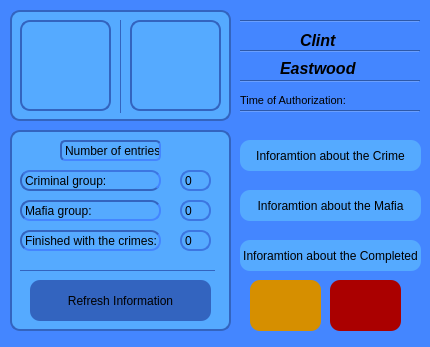
<?xml version="1.0" encoding="UTF-8"?>
<ui version="4.0">
 <class>Dialog</class>
 <widget class="QDialog" name="Dialog">
  <property name="geometry">
   <rect>
    <x>0</x>
    <y>0</y>
    <width>430</width>
    <height>347</height>
   </rect>
  </property>
  <property name="minimumSize">
   <size>
    <width>430</width>
    <height>347</height>
   </size>
  </property>
  <property name="maximumSize">
   <size>
    <width>430</width>
    <height>347</height>
   </size>
  </property>
  <property name="palette">
   <palette>
    <active>
     <colorrole role="WindowText">
      <brush brushstyle="SolidPattern">
       <color alpha="255">
        <red>255</red>
        <green>255</green>
        <blue>255</blue>
       </color>
      </brush>
     </colorrole>
     <colorrole role="Button">
      <brush brushstyle="SolidPattern">
       <color alpha="255">
        <red>68</red>
        <green>134</green>
        <blue>255</blue>
       </color>
      </brush>
     </colorrole>
     <colorrole role="Light">
      <brush brushstyle="SolidPattern">
       <color alpha="255">
        <red>128</red>
        <green>0</green>
        <blue>191</blue>
       </color>
      </brush>
     </colorrole>
     <colorrole role="Midlight">
      <brush brushstyle="SolidPattern">
       <color alpha="255">
        <red>106</red>
        <green>0</green>
        <blue>159</blue>
       </color>
      </brush>
     </colorrole>
     <colorrole role="Dark">
      <brush brushstyle="SolidPattern">
       <color alpha="255">
        <red>42</red>
        <green>0</green>
        <blue>63</blue>
       </color>
      </brush>
     </colorrole>
     <colorrole role="Mid">
      <brush brushstyle="SolidPattern">
       <color alpha="255">
        <red>56</red>
        <green>0</green>
        <blue>84</blue>
       </color>
      </brush>
     </colorrole>
     <colorrole role="Text">
      <brush brushstyle="SolidPattern">
       <color alpha="255">
        <red>255</red>
        <green>255</green>
        <blue>255</blue>
       </color>
      </brush>
     </colorrole>
     <colorrole role="BrightText">
      <brush brushstyle="SolidPattern">
       <color alpha="255">
        <red>255</red>
        <green>255</green>
        <blue>255</blue>
       </color>
      </brush>
     </colorrole>
     <colorrole role="ButtonText">
      <brush brushstyle="SolidPattern">
       <color alpha="255">
        <red>0</red>
        <green>0</green>
        <blue>0</blue>
       </color>
      </brush>
     </colorrole>
     <colorrole role="Base">
      <brush brushstyle="SolidPattern">
       <color alpha="255">
        <red>68</red>
        <green>134</green>
        <blue>255</blue>
       </color>
      </brush>
     </colorrole>
     <colorrole role="Window">
      <brush brushstyle="SolidPattern">
       <color alpha="255">
        <red>68</red>
        <green>134</green>
        <blue>255</blue>
       </color>
      </brush>
     </colorrole>
     <colorrole role="Shadow">
      <brush brushstyle="SolidPattern">
       <color alpha="255">
        <red>0</red>
        <green>0</green>
        <blue>0</blue>
       </color>
      </brush>
     </colorrole>
     <colorrole role="HighlightedText">
      <brush brushstyle="SolidPattern">
       <color alpha="255">
        <red>0</red>
        <green>0</green>
        <blue>0</blue>
       </color>
      </brush>
     </colorrole>
     <colorrole role="AlternateBase">
      <brush brushstyle="SolidPattern">
       <color alpha="255">
        <red>42</red>
        <green>0</green>
        <blue>63</blue>
       </color>
      </brush>
     </colorrole>
     <colorrole role="ToolTipBase">
      <brush brushstyle="SolidPattern">
       <color alpha="255">
        <red>255</red>
        <green>255</green>
        <blue>220</blue>
       </color>
      </brush>
     </colorrole>
     <colorrole role="ToolTipText">
      <brush brushstyle="SolidPattern">
       <color alpha="255">
        <red>0</red>
        <green>0</green>
        <blue>0</blue>
       </color>
      </brush>
     </colorrole>
    </active>
    <inactive>
     <colorrole role="WindowText">
      <brush brushstyle="SolidPattern">
       <color alpha="255">
        <red>255</red>
        <green>255</green>
        <blue>255</blue>
       </color>
      </brush>
     </colorrole>
     <colorrole role="Button">
      <brush brushstyle="SolidPattern">
       <color alpha="255">
        <red>68</red>
        <green>134</green>
        <blue>255</blue>
       </color>
      </brush>
     </colorrole>
     <colorrole role="Light">
      <brush brushstyle="SolidPattern">
       <color alpha="255">
        <red>128</red>
        <green>0</green>
        <blue>191</blue>
       </color>
      </brush>
     </colorrole>
     <colorrole role="Midlight">
      <brush brushstyle="SolidPattern">
       <color alpha="255">
        <red>106</red>
        <green>0</green>
        <blue>159</blue>
       </color>
      </brush>
     </colorrole>
     <colorrole role="Dark">
      <brush brushstyle="SolidPattern">
       <color alpha="255">
        <red>42</red>
        <green>0</green>
        <blue>63</blue>
       </color>
      </brush>
     </colorrole>
     <colorrole role="Mid">
      <brush brushstyle="SolidPattern">
       <color alpha="255">
        <red>56</red>
        <green>0</green>
        <blue>84</blue>
       </color>
      </brush>
     </colorrole>
     <colorrole role="Text">
      <brush brushstyle="SolidPattern">
       <color alpha="255">
        <red>255</red>
        <green>255</green>
        <blue>255</blue>
       </color>
      </brush>
     </colorrole>
     <colorrole role="BrightText">
      <brush brushstyle="SolidPattern">
       <color alpha="255">
        <red>255</red>
        <green>255</green>
        <blue>255</blue>
       </color>
      </brush>
     </colorrole>
     <colorrole role="ButtonText">
      <brush brushstyle="SolidPattern">
       <color alpha="255">
        <red>0</red>
        <green>0</green>
        <blue>0</blue>
       </color>
      </brush>
     </colorrole>
     <colorrole role="Base">
      <brush brushstyle="SolidPattern">
       <color alpha="255">
        <red>68</red>
        <green>134</green>
        <blue>255</blue>
       </color>
      </brush>
     </colorrole>
     <colorrole role="Window">
      <brush brushstyle="SolidPattern">
       <color alpha="255">
        <red>68</red>
        <green>134</green>
        <blue>255</blue>
       </color>
      </brush>
     </colorrole>
     <colorrole role="Shadow">
      <brush brushstyle="SolidPattern">
       <color alpha="255">
        <red>0</red>
        <green>0</green>
        <blue>0</blue>
       </color>
      </brush>
     </colorrole>
     <colorrole role="HighlightedText">
      <brush brushstyle="SolidPattern">
       <color alpha="255">
        <red>0</red>
        <green>0</green>
        <blue>0</blue>
       </color>
      </brush>
     </colorrole>
     <colorrole role="AlternateBase">
      <brush brushstyle="SolidPattern">
       <color alpha="255">
        <red>42</red>
        <green>0</green>
        <blue>63</blue>
       </color>
      </brush>
     </colorrole>
     <colorrole role="ToolTipBase">
      <brush brushstyle="SolidPattern">
       <color alpha="255">
        <red>255</red>
        <green>255</green>
        <blue>220</blue>
       </color>
      </brush>
     </colorrole>
     <colorrole role="ToolTipText">
      <brush brushstyle="SolidPattern">
       <color alpha="255">
        <red>0</red>
        <green>0</green>
        <blue>0</blue>
       </color>
      </brush>
     </colorrole>
    </inactive>
    <disabled>
     <colorrole role="WindowText">
      <brush brushstyle="SolidPattern">
       <color alpha="255">
        <red>42</red>
        <green>0</green>
        <blue>63</blue>
       </color>
      </brush>
     </colorrole>
     <colorrole role="Button">
      <brush brushstyle="SolidPattern">
       <color alpha="255">
        <red>68</red>
        <green>134</green>
        <blue>255</blue>
       </color>
      </brush>
     </colorrole>
     <colorrole role="Light">
      <brush brushstyle="SolidPattern">
       <color alpha="255">
        <red>128</red>
        <green>0</green>
        <blue>191</blue>
       </color>
      </brush>
     </colorrole>
     <colorrole role="Midlight">
      <brush brushstyle="SolidPattern">
       <color alpha="255">
        <red>106</red>
        <green>0</green>
        <blue>159</blue>
       </color>
      </brush>
     </colorrole>
     <colorrole role="Dark">
      <brush brushstyle="SolidPattern">
       <color alpha="255">
        <red>42</red>
        <green>0</green>
        <blue>63</blue>
       </color>
      </brush>
     </colorrole>
     <colorrole role="Mid">
      <brush brushstyle="SolidPattern">
       <color alpha="255">
        <red>56</red>
        <green>0</green>
        <blue>84</blue>
       </color>
      </brush>
     </colorrole>
     <colorrole role="Text">
      <brush brushstyle="SolidPattern">
       <color alpha="255">
        <red>42</red>
        <green>0</green>
        <blue>63</blue>
       </color>
      </brush>
     </colorrole>
     <colorrole role="BrightText">
      <brush brushstyle="SolidPattern">
       <color alpha="255">
        <red>255</red>
        <green>255</green>
        <blue>255</blue>
       </color>
      </brush>
     </colorrole>
     <colorrole role="ButtonText">
      <brush brushstyle="SolidPattern">
       <color alpha="255">
        <red>42</red>
        <green>0</green>
        <blue>63</blue>
       </color>
      </brush>
     </colorrole>
     <colorrole role="Base">
      <brush brushstyle="SolidPattern">
       <color alpha="255">
        <red>68</red>
        <green>134</green>
        <blue>255</blue>
       </color>
      </brush>
     </colorrole>
     <colorrole role="Window">
      <brush brushstyle="SolidPattern">
       <color alpha="255">
        <red>68</red>
        <green>134</green>
        <blue>255</blue>
       </color>
      </brush>
     </colorrole>
     <colorrole role="Shadow">
      <brush brushstyle="SolidPattern">
       <color alpha="255">
        <red>0</red>
        <green>0</green>
        <blue>0</blue>
       </color>
      </brush>
     </colorrole>
     <colorrole role="HighlightedText">
      <brush brushstyle="SolidPattern">
       <color alpha="255">
        <red>0</red>
        <green>0</green>
        <blue>0</blue>
       </color>
      </brush>
     </colorrole>
     <colorrole role="AlternateBase">
      <brush brushstyle="SolidPattern">
       <color alpha="255">
        <red>85</red>
        <green>0</green>
        <blue>127</blue>
       </color>
      </brush>
     </colorrole>
     <colorrole role="ToolTipBase">
      <brush brushstyle="SolidPattern">
       <color alpha="255">
        <red>255</red>
        <green>255</green>
        <blue>220</blue>
       </color>
      </brush>
     </colorrole>
     <colorrole role="ToolTipText">
      <brush brushstyle="SolidPattern">
       <color alpha="255">
        <red>0</red>
        <green>0</green>
        <blue>0</blue>
       </color>
      </brush>
     </colorrole>
    </disabled>
   </palette>
  </property>
  <property name="windowTitle">
   <string>Menu</string>
  </property>
  <property name="styleSheet">
   <string notr="true">background-color: rgb(68, 134, 255);</string>
  </property>
  <widget class="QFrame" name="frame">
   <property name="geometry">
    <rect>
     <x>10</x>
     <y>10</y>
     <width>221</width>
     <height>111</height>
    </rect>
   </property>
   <property name="styleSheet">
    <string notr="true">QFrame{
border-radius: 10px;
background-color: rgb(85, 170, 255);
border: 2px solid rgb(51, 100, 191);
}</string>
   </property>
   <property name="frameShape">
    <enum>QFrame::StyledPanel</enum>
   </property>
   <property name="frameShadow">
    <enum>QFrame::Raised</enum>
   </property>
   <widget class="QLabel" name="InterpolPicture">
    <property name="geometry">
     <rect>
      <x>120</x>
      <y>10</y>
      <width>91</width>
      <height>91</height>
     </rect>
    </property>
    <property name="styleSheet">
     <string notr="true">/*border-radius: 30px;
</string>
    </property>
    <property name="frameShape">
     <enum>QFrame::StyledPanel</enum>
    </property>
    <property name="text">
     <string/>
    </property>
    <property name="pixmap">
     <pixmap>../../../Python projects/PicturesForApps/Interpol_main.jpg</pixmap>
    </property>
    <property name="scaledContents">
     <bool>true</bool>
    </property>
   </widget>
   <widget class="QLabel" name="UserPicture">
    <property name="geometry">
     <rect>
      <x>10</x>
      <y>10</y>
      <width>91</width>
      <height>91</height>
     </rect>
    </property>
    <property name="text">
     <string/>
    </property>
    <property name="pixmap">
     <pixmap>../../../Python projects/PicturesForApps/UserPicture.png</pixmap>
    </property>
    <property name="scaledContents">
     <bool>true</bool>
    </property>
   </widget>
   <widget class="QPushButton" name="InterpolButton">
    <property name="geometry">
     <rect>
      <x>120</x>
      <y>10</y>
      <width>91</width>
      <height>91</height>
     </rect>
    </property>
    <property name="cursor">
     <cursorShape>PointingHandCursor</cursorShape>
    </property>
    <property name="styleSheet">
     <string notr="true">background-color: transparent;
border-radius: 10px;
</string>
    </property>
    <property name="text">
     <string/>
    </property>
   </widget>
   <widget class="Line" name="line">
    <property name="geometry">
     <rect>
      <x>110</x>
      <y>10</y>
      <width>1</width>
      <height>93</height>
     </rect>
    </property>
    <property name="orientation">
     <enum>Qt::Vertical</enum>
    </property>
   </widget>
   <widget class="QPushButton" name="UserButton">
    <property name="geometry">
     <rect>
      <x>10</x>
      <y>10</y>
      <width>91</width>
      <height>91</height>
     </rect>
    </property>
    <property name="cursor">
     <cursorShape>PointingHandCursor</cursorShape>
    </property>
    <property name="styleSheet">
     <string notr="true">background-color: transparent;
border-radius: 10px;
</string>
    </property>
    <property name="text">
     <string/>
    </property>
   </widget>
  </widget>
  <widget class="QFrame" name="frame_2">
   <property name="geometry">
    <rect>
     <x>10</x>
     <y>130</y>
     <width>221</width>
     <height>201</height>
    </rect>
   </property>
   <property name="styleSheet">
    <string notr="true">QFrame{
border-radius: 10px;
background-color: rgb(85, 170, 255);
border: 2px solid rgb(51, 100, 191);
}</string>
   </property>
   <property name="frameShape">
    <enum>QFrame::StyledPanel</enum>
   </property>
   <property name="frameShadow">
    <enum>QFrame::Raised</enum>
   </property>
   <widget class="QLabel" name="label">
    <property name="geometry">
     <rect>
      <x>10</x>
      <y>40</y>
      <width>141</width>
      <height>21</height>
     </rect>
    </property>
    <property name="cursor">
     <cursorShape>IBeamCursor</cursorShape>
    </property>
    <property name="styleSheet">
     <string notr="true">border-right-color: rgb(68, 133, 255);
border-top-color: rgb(60, 118, 225);</string>
    </property>
    <property name="text">
     <string>Criminal group:</string>
    </property>
   </widget>
   <widget class="QLabel" name="label_2">
    <property name="geometry">
     <rect>
      <x>50</x>
      <y>10</y>
      <width>101</width>
      <height>21</height>
     </rect>
    </property>
    <property name="styleSheet">
     <string notr="true">border-radius: 5px;
border-right-color: rgb(68, 133, 255);
border-top-color:   rgb(51, 100, 191);
border-left-color:  rgb(51, 100, 191);
border-bottom-color:  rgb(68, 133, 255);
</string>
    </property>
    <property name="text">
     <string>Number of entries:</string>
    </property>
   </widget>
   <widget class="QLabel" name="label_4">
    <property name="geometry">
     <rect>
      <x>10</x>
      <y>70</y>
      <width>141</width>
      <height>21</height>
     </rect>
    </property>
    <property name="cursor">
     <cursorShape>IBeamCursor</cursorShape>
    </property>
    <property name="styleSheet">
     <string notr="true">border-right-color: rgb(68, 133, 255);
border-top-color:   rgb(51, 100, 191);
border-left-color:  rgb(51, 100, 191);
border-bottom-color:   rgb(68, 133, 255);</string>
    </property>
    <property name="text">
     <string>Mafia group:</string>
    </property>
   </widget>
   <widget class="QLabel" name="counter_crime">
    <property name="geometry">
     <rect>
      <x>170</x>
      <y>40</y>
      <width>31</width>
      <height>21</height>
     </rect>
    </property>
    <property name="styleSheet">
     <string notr="true">border-radius: 10px;
border-color: rgb(60, 118, 225);</string>
    </property>
    <property name="text">
     <string>0</string>
    </property>
   </widget>
   <widget class="QLabel" name="counter_mafia">
    <property name="geometry">
     <rect>
      <x>170</x>
      <y>70</y>
      <width>31</width>
      <height>21</height>
     </rect>
    </property>
    <property name="styleSheet">
     <string notr="true">border-radius: 10px;
border-color: rgb(60, 118, 225);</string>
    </property>
    <property name="text">
     <string>0</string>
    </property>
   </widget>
   <widget class="QPushButton" name="refresh_Button">
    <property name="geometry">
     <rect>
      <x>20</x>
      <y>150</y>
      <width>181</width>
      <height>41</height>
     </rect>
    </property>
    <property name="cursor">
     <cursorShape>PointingHandCursor</cursorShape>
    </property>
    <property name="styleSheet">
     <string notr="true">QPushButton{
background-color:rgb(51, 100, 191);
border-radius: 10px;

} 

QPushButton:hover
{
background-color: rgb(71, 138, 255);
 }

QPushButton:pressed
{
padding-top: 3px;
 background-color: rgb(85, 170, 255);
}
</string>
    </property>
    <property name="text">
     <string>Refresh Information</string>
    </property>
    <property name="icon">
     <iconset>
      <normaloff>../../../Python projects/PicturesForApps/picForButton.png</normaloff>../../../Python projects/PicturesForApps/picForButton.png</iconset>
    </property>
    <property name="iconSize">
     <size>
      <width>23</width>
      <height>23</height>
     </size>
    </property>
   </widget>
   <widget class="QLabel" name="label_5">
    <property name="geometry">
     <rect>
      <x>10</x>
      <y>100</y>
      <width>141</width>
      <height>21</height>
     </rect>
    </property>
    <property name="cursor">
     <cursorShape>IBeamCursor</cursorShape>
    </property>
    <property name="styleSheet">
     <string notr="true">border-right-color: rgb(68, 133, 255);
border-top-color:   rgb(51, 100, 191);
border-left-color:  rgb(51, 100, 191);
border-bottom-color:   rgb(68, 133, 255);</string>
    </property>
    <property name="text">
     <string>Finished with the crimes:</string>
    </property>
   </widget>
   <widget class="QLabel" name="counter_completed">
    <property name="geometry">
     <rect>
      <x>170</x>
      <y>100</y>
      <width>31</width>
      <height>21</height>
     </rect>
    </property>
    <property name="styleSheet">
     <string notr="true">border-radius: 10px;
border-color: rgb(60, 118, 225);</string>
    </property>
    <property name="text">
     <string>0</string>
    </property>
   </widget>
   <widget class="Line" name="line_2">
    <property name="geometry">
     <rect>
      <x>10</x>
      <y>140</y>
      <width>195</width>
      <height>1</height>
     </rect>
    </property>
    <property name="orientation">
     <enum>Qt::Horizontal</enum>
    </property>
   </widget>
  </widget>
  <widget class="QPushButton" name="CrimeTable_Button">
   <property name="geometry">
    <rect>
     <x>240</x>
     <y>140</y>
     <width>181</width>
     <height>31</height>
    </rect>
   </property>
   <property name="cursor">
    <cursorShape>PointingHandCursor</cursorShape>
   </property>
   <property name="styleSheet">
    <string notr="true">QPushButton{
background-color: rgb(85, 170, 255);
border-radius: 10px;
} 

QPushButton:hover
{
background-color: rgb(71, 138, 255);
 }

QPushButton:pressed
{
padding-top: 3px;
 background-color: rgb(85, 170, 255);
}
</string>
   </property>
   <property name="text">
    <string>Inforamtion about the Crime</string>
   </property>
  </widget>
  <widget class="QPushButton" name="MafiaTable_Button">
   <property name="geometry">
    <rect>
     <x>240</x>
     <y>190</y>
     <width>181</width>
     <height>31</height>
    </rect>
   </property>
   <property name="cursor">
    <cursorShape>PointingHandCursor</cursorShape>
   </property>
   <property name="styleSheet">
    <string notr="true">QPushButton{
background-color: rgb(85, 170, 255);
border-radius: 10px;
} 

QPushButton:hover
{
background-color: rgb(71, 138, 255);
 }

QPushButton:pressed
{
padding-top: 3px;
 background-color: rgb(85, 170, 255);
}
</string>
   </property>
   <property name="text">
    <string>Inforamtion about the Mafia</string>
   </property>
  </widget>
  <widget class="QPushButton" name="CompletedTable_Button">
   <property name="geometry">
    <rect>
     <x>240</x>
     <y>240</y>
     <width>181</width>
     <height>31</height>
    </rect>
   </property>
   <property name="cursor">
    <cursorShape>PointingHandCursor</cursorShape>
   </property>
   <property name="styleSheet">
    <string notr="true">QPushButton{
background-color: rgb(85, 170, 255);
border-radius: 10px;
} 

QPushButton:hover
{
background-color: rgb(71, 138, 255);
 }

QPushButton:pressed
{
padding-top: 3px;
 background-color: rgb(85, 170, 255);
}
</string>
   </property>
   <property name="text">
    <string>Inforamtion about the Completed</string>
   </property>
  </widget>
  <widget class="QPushButton" name="aboutWin_Button">
   <property name="geometry">
    <rect>
     <x>250</x>
     <y>280</y>
     <width>71</width>
     <height>51</height>
    </rect>
   </property>
   <property name="cursor">
    <cursorShape>PointingHandCursor</cursorShape>
   </property>
   <property name="styleSheet">
    <string notr="true">QPushButton{
background-color: rgb(214, 143, 0);
border-radius: 10px;
} 

QPushButton:hover
{
background-color: rgb(188, 125, 0);
 }

QPushButton:pressed
{
padding-top: 3px;
 background-color: rgb(171, 114, 0);
}
</string>
   </property>
   <property name="text">
    <string/>
   </property>
   <property name="icon">
    <iconset>
     <normaloff>../../../Python projects/PicturesForApps/picForButton2.png</normaloff>../../../Python projects/PicturesForApps/picForButton2.png</iconset>
   </property>
   <property name="iconSize">
    <size>
     <width>27</width>
     <height>27</height>
    </size>
   </property>
  </widget>
  <widget class="QPushButton" name="exit_Button">
   <property name="geometry">
    <rect>
     <x>330</x>
     <y>280</y>
     <width>71</width>
     <height>51</height>
    </rect>
   </property>
   <property name="cursor">
    <cursorShape>PointingHandCursor</cursorShape>
   </property>
   <property name="styleSheet">
    <string notr="true">QPushButton{
background-color:rgb(170, 0, 0);
border-radius: 10px;
} 

QPushButton:hover
{
background-color: rgb(144, 0, 0);
 }

QPushButton:pressed
{
padding-top: 3px;
 background-color:rgb(121, 0, 0);
}
</string>
   </property>
   <property name="text">
    <string/>
   </property>
   <property name="icon">
    <iconset>
     <normaloff>../../../Python projects/PicturesForApps/picForButton3.png</normaloff>../../../Python projects/PicturesForApps/picForButton3.png</iconset>
   </property>
   <property name="iconSize">
    <size>
     <width>27</width>
     <height>27</height>
    </size>
   </property>
  </widget>
  <widget class="Line" name="line_3">
   <property name="geometry">
    <rect>
     <x>240</x>
     <y>20</y>
     <width>180</width>
     <height>3</height>
    </rect>
   </property>
   <property name="orientation">
    <enum>Qt::Horizontal</enum>
   </property>
  </widget>
  <widget class="Line" name="line_4">
   <property name="geometry">
    <rect>
     <x>240</x>
     <y>50</y>
     <width>180</width>
     <height>3</height>
    </rect>
   </property>
   <property name="orientation">
    <enum>Qt::Horizontal</enum>
   </property>
  </widget>
  <widget class="Line" name="line_5">
   <property name="geometry">
    <rect>
     <x>240</x>
     <y>80</y>
     <width>180</width>
     <height>3</height>
    </rect>
   </property>
   <property name="orientation">
    <enum>Qt::Horizontal</enum>
   </property>
  </widget>
  <widget class="Line" name="line_6">
   <property name="geometry">
    <rect>
     <x>240</x>
     <y>110</y>
     <width>180</width>
     <height>3</height>
    </rect>
   </property>
   <property name="orientation">
    <enum>Qt::Horizontal</enum>
   </property>
  </widget>
  <widget class="QLabel" name="timeOfAuth_Label">
   <property name="geometry">
    <rect>
     <x>240</x>
     <y>92</y>
     <width>131</width>
     <height>16</height>
    </rect>
   </property>
   <property name="font">
    <font>
     <pointsize>8</pointsize>
     <weight>50</weight>
     <bold>false</bold>
    </font>
   </property>
   <property name="cursor">
    <cursorShape>IBeamCursor</cursorShape>
   </property>
   <property name="text">
    <string>Time of Authorization:</string>
   </property>
  </widget>
  <widget class="QLabel" name="label_6">
   <property name="geometry">
    <rect>
     <x>300</x>
     <y>30</y>
     <width>51</width>
     <height>20</height>
    </rect>
   </property>
   <property name="font">
    <font>
     <pointsize>12</pointsize>
     <weight>75</weight>
     <italic>true</italic>
     <bold>true</bold>
     <underline>false</underline>
     <strikeout>false</strikeout>
     <kerning>true</kerning>
    </font>
   </property>
   <property name="cursor">
    <cursorShape>IBeamCursor</cursorShape>
   </property>
   <property name="text">
    <string>Clint</string>
   </property>
  </widget>
  <widget class="QLabel" name="label_7">
   <property name="geometry">
    <rect>
     <x>280</x>
     <y>60</y>
     <width>91</width>
     <height>16</height>
    </rect>
   </property>
   <property name="font">
    <font>
     <pointsize>12</pointsize>
     <weight>75</weight>
     <italic>true</italic>
     <bold>true</bold>
    </font>
   </property>
   <property name="cursor">
    <cursorShape>IBeamCursor</cursorShape>
   </property>
   <property name="text">
    <string>Eastwood</string>
   </property>
  </widget>
  <widget class="QLabel" name="label_8">
   <property name="geometry">
    <rect>
     <x>420</x>
     <y>100</y>
     <width>91</width>
     <height>20</height>
    </rect>
   </property>
   <property name="font">
    <font>
     <pointsize>8</pointsize>
     <weight>50</weight>
     <bold>false</bold>
    </font>
   </property>
   <property name="cursor">
    <cursorShape>IBeamCursor</cursorShape>
   </property>
   <property name="text">
    <string/>
   </property>
  </widget>
  <widget class="QLabel" name="label_9">
   <property name="geometry">
    <rect>
     <x>350</x>
     <y>90</y>
     <width>71</width>
     <height>16</height>
    </rect>
   </property>
   <property name="font">
    <font>
     <pointsize>8</pointsize>
     <weight>50</weight>
     <bold>false</bold>
    </font>
   </property>
   <property name="cursor">
    <cursorShape>IBeamCursor</cursorShape>
   </property>
   <property name="text">
    <string/>
   </property>
  </widget>
 </widget>
 <resources/>
 <connections/>
</ui>
